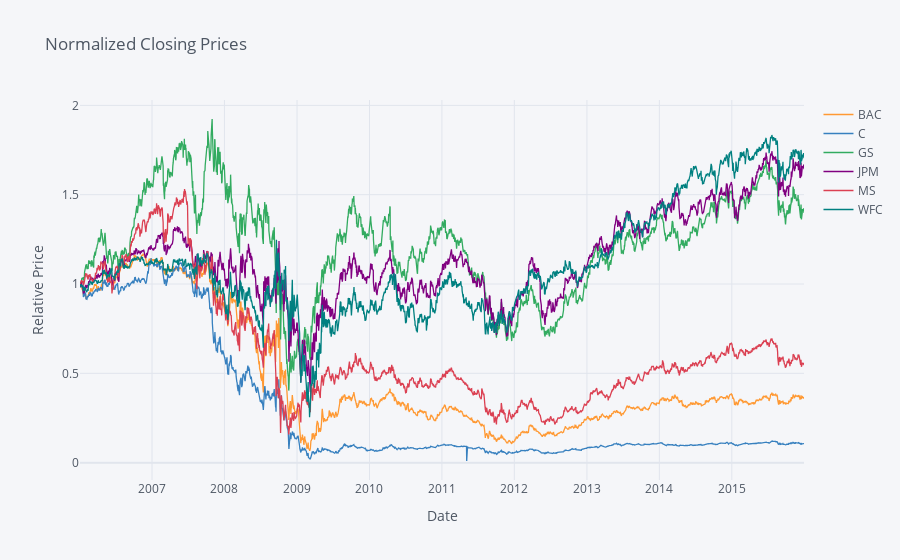

The cell this chart's notebook holds for it:
### Markdown cell above
**Analysis of the plot (2006–2016 Bank Closing Prices):**

The chart of bank closing prices over this period vividly illustrates the divergent trajectories these institutions took through the financial crisis and recovery years:

- Citigroup (orange): Citigroup’s collapse is the most striking feature—its share price plunged from $500+ in 2007 to below $50 by early 2009. This reflects not only the bank’s near-insolvency and massive federal bailout but also the lasting impact of share dilution and corporate restructuring. Even by 2016, Citigroup had not returned to pre-crisis levels.

- Goldman Sachs (green): Goldman Sachs experienced a sharp decline in 2008, but far less severe than Citigroup’s. Its stock fell from $230+ to around $25, then staged a robust recovery, climbing back toward $200 by 2016. This resilience underscores Goldman’s stronger capital position and quicker rebound.

- JPMorgan Chase (red): JPMorgan’s price drop—while significant—was comparatively moderate, and its subsequent recovery was the steadiest among the group, ending near $60 by 2016. This stability highlights JPMorgan’s relative strength in weathering the crisis.

- Wells Fargo (brown) & Morgan Stanley (purple): Both banks suffered substantial drawdowns (>70%) but mounted respectable recoveries into the $40–$60 (WFC) and $30–$60 (MS) ranges. Their performance reflects solid post-crisis management, though neither fully regained pre-crisis peaks.

- Bank of America (blue): BAC endured one of the deepest plunges and its recovery was more muted, remaining below $20 through 2016. This underperformance signals lingering market concerns about its balance sheet and strategic challenges.

Key Takeaway:  
Citigroup’s dramatic fall—and its struggle to recover—stands in stark contrast to its peers. Goldman Sachs and JPMorgan Chase emerged as the most resilient, while Bank of America and Morgan Stanley lagged. Overall, this plot encapsulates both the severity of the 2008 crisis and the varied recovery paths, highlighting which institutions were best-capitalized and managed in its aftermath.

### Code cell
close_df = bank_stocks.xs(key='Close', axis=1, level='Stock Info')
normalized = close_df / close_df.iloc[0]
normalized.index = normalized.index.astype(str)  # Fix warning if needed
normalized.iplot(title='Normalized Closing Prices', xTitle='Date', yTitle='Relative Price');

'''
Using .iloc[0] in the normalization:
    normalized = close_df / close_df.iloc[0]
means you're dividing each stock’s entire time series by its initial price (i.e., the price on the first date in the dataset, 2006-01-03).

🔍 Why normalize with .iloc[0]?
This transforms the data so that all stocks start at 1.0 on the first date. It makes it easy to:

✅ Compare relative performance over time
✅ Ignore differences in absolute price levels

🧠 Summary
Using .iloc[0] is a common technique to standardize time series for relative comparison. It answers:
    "Which stock performed better in terms of growth, regardless of price?"
''';

### Figure 1 — Plotly figure (JSON) as saved in the notebook; plotly's stock layout.template omitted (floating-point values rounded to 4 significant figures; data arrays with more than 128 entries replaced by an {"elided": "..."} marker saying what was removed)
{"data": [{"line": {"color": "rgba(255, 153, 51, 1.0)", "dash": "solid", "shape": "linear", "width": 1.3}, "mode": "lines", "name": "BAC", "text": "", "type": "scatter", "x": {"elided": "2517 str values"}, "y": {"elided": "2517 float values"}}, {"line": {"color": "rgba(55, 128, 191, 1.0)", "dash": "solid", "shape": "linear", "width": 1.3}, "mode": "lines", "name": "C", "text": "", "type": "scatter", "x": {"elided": "2517 str values"}, "y": {"elided": "2517 float values"}}, {"line": {"color": "rgba(50, 171, 96, 1.0)", "dash": "solid", "shape": "linear", "width": 1.3}, "mode": "lines", "name": "GS", "text": "", "type": "scatter", "x": {"elided": "2517 str values"}, "y": {"elided": "2517 float values"}}, {"line": {"color": "rgba(128, 0, 128, 1.0)", "dash": "solid", "shape": "linear", "width": 1.3}, "mode": "lines", "name": "JPM", "text": "", "type": "scatter", "x": {"elided": "2517 str values"}, "y": {"elided": "2517 float values"}}, {"line": {"color": "rgba(219, 64, 82, 1.0)", "dash": "solid", "shape": "linear", "width": 1.3}, "mode": "lines", "name": "MS", "text": "", "type": "scatter", "x": {"elided": "2517 str values"}, "y": {"elided": "2517 float values"}}, {"line": {"color": "rgba(0, 128, 128, 1.0)", "dash": "solid", "shape": "linear", "width": 1.3}, "mode": "lines", "name": "WFC", "text": "", "type": "scatter", "x": {"elided": "2517 str values"}, "y": {"elided": "2517 float values"}}], "layout": {"legend": {"bgcolor": "#F5F6F9", "font": {"color": "#4D5663"}}, "paper_bgcolor": "#F5F6F9", "plot_bgcolor": "#F5F6F9", "title": {"font": {"color": "#4D5663"}, "text": "Normalized Closing Prices"}, "xaxis": {"gridcolor": "#E1E5ED", "showgrid": true, "tickfont": {"color": "#4D5663"}, "title": {"font": {"color": "#4D5663"}, "text": "Date"}, "zerolinecolor": "#E1E5ED"}, "yaxis": {"gridcolor": "#E1E5ED", "showgrid": true, "tickfont": {"color": "#4D5663"}, "title": {"font": {"color": "#4D5663"}, "text": "Relative Price"}, "zerolinecolor": "#E1E5ED"}}}
